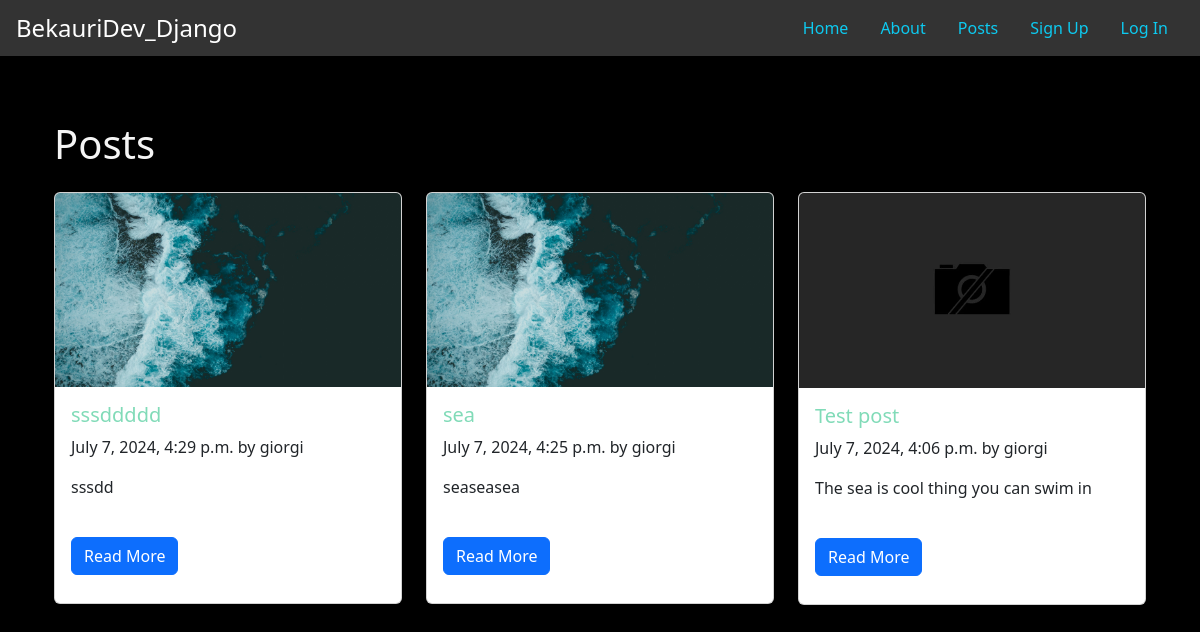
/posts/, run on the app's committed database.
### posts/models.py (models this page shows, shortened)
class Post(models.Model):
    title = models.CharField(max_length=75)
    body = models.TextField()
    slug = models.SlugField()
    date = models.DateTimeField(auto_now_add=True)
    banner = models.ImageField(default='default_image.webp', blank=True)
    author = models.ForeignKey(User, on_delete = models.CASCADE, default=None)

### posts/views.py (the view)
# urls.py: path('', views.posts_list, name='list'),
def posts_list(request):
    posts = Post.objects.all().order_by('-date')
    return render(request, 'posts/posts_list.html', {'posts' : posts})

### posts/templates/posts/posts_list.html (shortened to what this page needs)
{% extends "layout.html" %}
{% block content %}
    <section class="container mt-4">
        <h1>Posts</h1>
        <div class="row">
            {% for post in posts %}
            <div class="col-md-4 mb-4">
                <article class="post">
                    <div class="card h-100">
                        <img src="{{post.banner.url}}" class="card-img-top" alt="{{post.title}}"/>
                        <div class="card-body">
                            <h5 class="card-title">
                                <a href="{% url 'posts:page' slug=post.slug %}">{{ post.title }}</a>
                            </h5>
                            <p class="card-text">{{ post.date }} by {{post.author}}</p>
                            <p class="card-text">{{ post.body }} </p>
                            <a href="{% url 'posts:page' slug=post.slug %}" class="btn btn-primary">Read More</a>
                        </div>
                    </div>
                </article>
            </div>
            {% empty %}
            <p>No posts available.</p>
            {% endfor %}
        </div>
    </section>
{% endblock %}

### templates/layout.html (shortened to what this page needs)
<!DOCTYPE html>
{% load static %}
<html lang="en">
<head>
    <link href="https://cdn.jsdelivr.net/npm/bootstrap@5.3.3/dist/css/bootstrap.min.css" rel="stylesheet">
    <link rel="stylesheet" href="{% static 'css/style.css' %}">
</head>
<body>
    <nav class="d-flex align-items-center " style="background: #333; padding: 0.5rem 1rem;">
        <a class="navbar-brand fs-4" href="#">
            BekauriDev_Django
        </a>
        <ul class="nav fs-6 ms-auto ">
            <li class="nav-item ">
                <a class="nav-link text-info" aria-current="page" href="/">Home</a>
            </li>
            <li class="nav-item">
                <a class="nav-link text-info" href="/about">About</a>
            </li>
            <li class="nav-item">
                <a class="nav-link text-info" href="{% url 'posts:list' %}">Posts</a>
            </li>
            {% if user.is_authenticated %}
               <li class="nav-item">
                  <a class="nav-link text-info" href="{% url 'posts:new-post' %}">New Post</a>
               </li>
            {% else %}
               <li class="nav-item">
                  <a class="nav-link text-info" href="{% url 'users:register' %}">Sign Up</a>
               </li>
               <li class="nav-item">
                  <a class="nav-link text-info" href="{% url 'users:login' %}">Log In</a>
               </li>
        </ul>
        {% endif %}
    </nav>
    <main class="container mt-4">
        {% block content %}
        {% endblock %}
    </main>
</body>
</html>

### static/css/style.css (style rules this page uses)
* { margin: 0; padding: 0; box-sizing: border-box; }
body { min-height: 100vh; background-color: black; color: whitesmoke; font-size: 3rem; }
nav { padding: 1rem; background-color: #44B78B; color: white; font-size: 2rem; }
main { padding: 1rem; }
section { display: flex; flex-flow: column; gap: 1rem; }
h1, h2 { font-size: 2.5rem; }
p { font-size: 1rem; }
a { text-decoration: none; color: #81dbb8; }

### data on the page
Post: banner (picture), title "sssddddd", date "July 7, 2024, 4:29 p.m.", author "giorgi", body "sssdd"
Post: banner (picture), title "sea", date "July 7, 2024, 4:25 p.m.", author "giorgi", body "seaseasea"
Post: banner (placeholder picture), title "Test post", date "July 7, 2024, 4:06 p.m.", author "giorgi", body "The sea is cool thing you can swim in"
